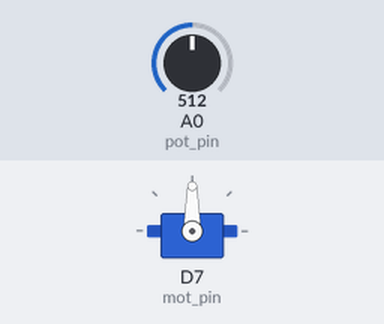
This sketch was run on a simulated ESP8266 (NodeMCU). Parts: servo. Inputs (shaded band) come from the test bench; at power-on: A0 (pot_pin) = 512.

Above: at 1.2 s.
1.3 s: A0 (pot_pin) set to 716
At 2.2 s:
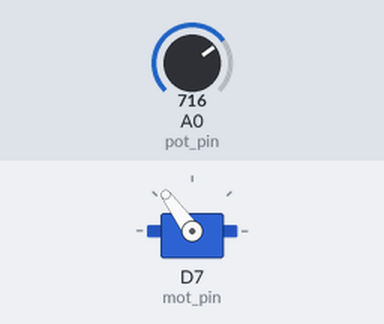
2.8 s: A0 (pot_pin) set to 900
At 3.8 s:
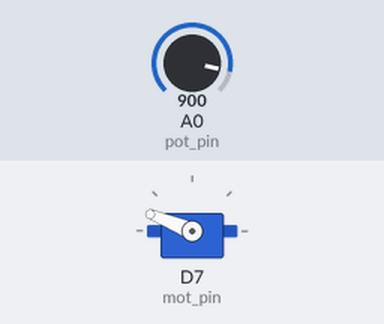
4.3 s: A0 (pot_pin) set to 1023
At 4.9 s:
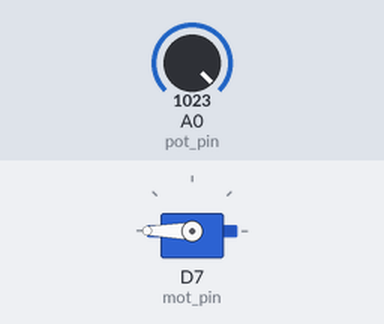
5.8 s: A0 (pot_pin) set to 306
At 7.0 s:
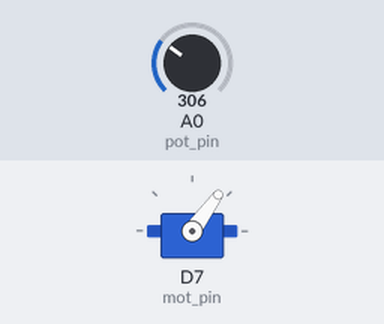
7.3 s: A0 (pot_pin) set to 122
At 8.3 s:
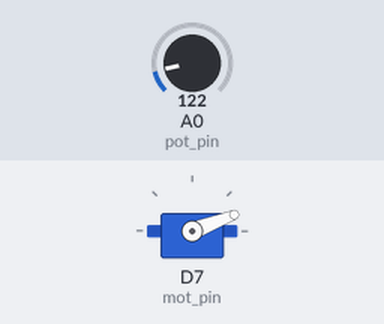
8.8 s: A0 (pot_pin) set to 511
At 9.3 s:
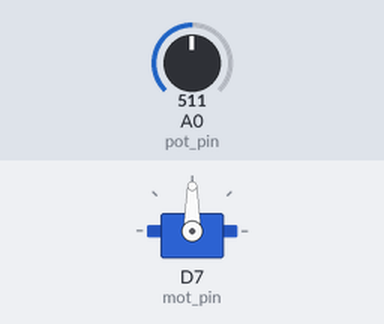
Timing chart, 0 to 11.3 s (numbered marks = the images above; inputs shaded):
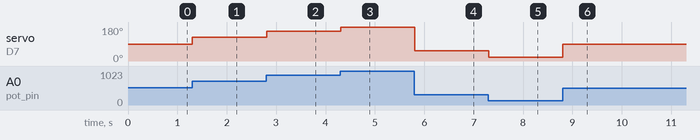

Measured:
- after the input at 1.3 s, servo on D7 (mot_pin): 90° → 126° at once
- after the input at 2.8 s, servo on D7 (mot_pin): 126° → 158° at once
- after the input at 4.3 s, servo on D7 (mot_pin): 158° → 180° at once
- after the input at 5.8 s, servo on D7 (mot_pin): 180° → 54° at once
- after the input at 7.3 s, servo on D7 (mot_pin): 54° → 21° at once
- after the input at 8.8 s, servo on D7 (mot_pin): 21° → 90° at once

The sketch:

servo_motor1.ino
```cpp
#include "Servo.h"
int mot_pin = D7;
int pot_pin = A0;

Servo servo;
int value;
void setup() {
  servo.attach(mot_pin);
}
void loop() {
  value = analogRead(pot_pin);
  value = map(value, 0, 1023, 0, 180);
  servo.write(value);
  delay(15);
}
```
